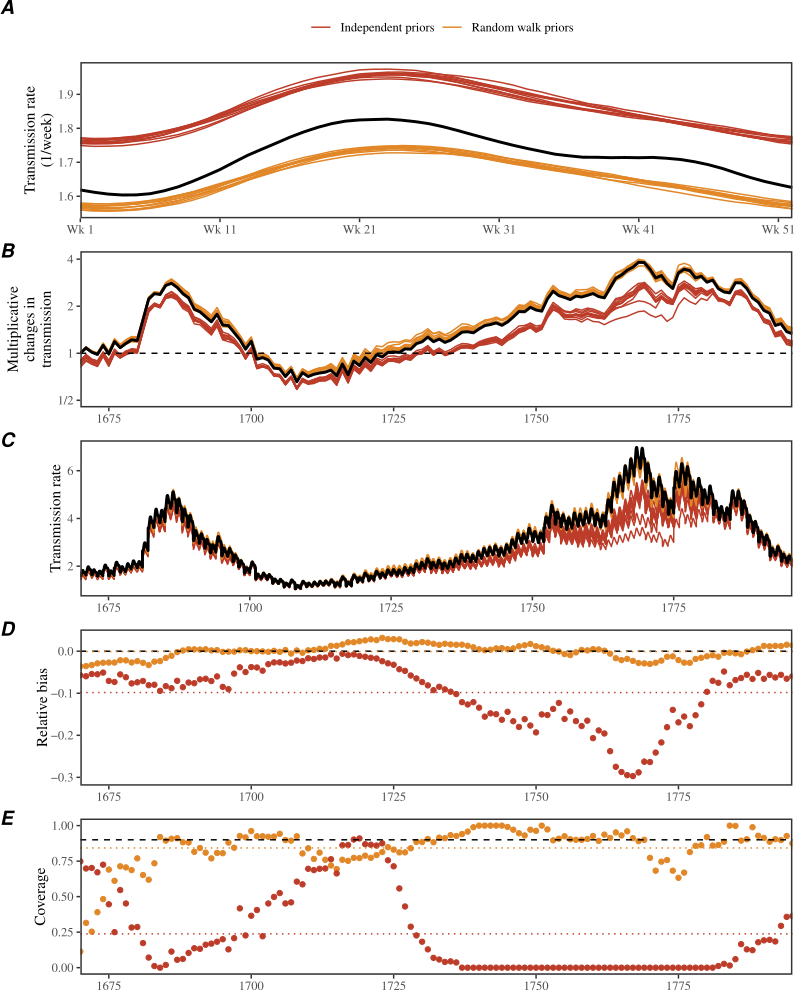

Reproduce this figure in R.
library(dplyr)
library(ggplot2); theme_set(theme_bw(base_family = "Times"))
library(egg)
library(cmdstanr)
library(gridExtra)
load("../simulate/simulate_rep.rda")
load("../stanfit_sir_perturb_demog_dd_rep/stanfit_sir_perturb_demog_dd_cmdstanr_rep1.rda")
load("../stanfit_sir_perturb_demog_dd_rep/stanfit_sir_perturb_demog_dd_cmdstanr_rep2.rda")
load("../stanfit_sir_perturb_demog_dd_rep/stanfit_sir_perturb_demog_dd_cmdstanr_rep3.rda")
load("../stanfit_sir_perturb_demog_dd_rep/stanfit_sir_perturb_demog_dd_cmdstanr_rep4.rda")
load("../stanfit_sir_perturb_demog_dd_rep/stanfit_sir_perturb_demog_dd_cmdstanr_rep5.rda")
load("../stanfit_sir_perturb_demog_dd_rep/stanfit_sir_perturb_demog_dd_cmdstanr_rep6.rda")
load("../stanfit_sir_perturb_demog_dd_rep/stanfit_sir_perturb_demog_dd_cmdstanr_rep7.rda")
load("../stanfit_sir_perturb_demog_dd_rep/stanfit_sir_perturb_demog_dd_cmdstanr_rep8.rda")
load("../stanfit_sir_perturb_demog_dd_rep/stanfit_sir_perturb_demog_dd_cmdstanr_rep9.rda")
load("../stanfit_sir_perturb_demog_dd_rep/stanfit_sir_perturb_demog_dd_cmdstanr_rep10.rda")

load("../stanfit_sir_perturb_demog_dd_norw_rep/stanfit_sir_perturb_demog_dd_norw_cmdstanr_rep1.rda")
load("../stanfit_sir_perturb_demog_dd_norw_rep/stanfit_sir_perturb_demog_dd_norw_cmdstanr_rep2.rda")
load("../stanfit_sir_perturb_demog_dd_norw_rep/stanfit_sir_perturb_demog_dd_norw_cmdstanr_rep3.rda")
load("../stanfit_sir_perturb_demog_dd_norw_rep/stanfit_sir_perturb_demog_dd_norw_cmdstanr_rep4.rda")
load("../stanfit_sir_perturb_demog_dd_norw_rep/stanfit_sir_perturb_demog_dd_norw_cmdstanr_rep5.rda")
load("../stanfit_sir_perturb_demog_dd_norw_rep/stanfit_sir_perturb_demog_dd_norw_cmdstanr_rep6.rda")
load("../stanfit_sir_perturb_demog_dd_norw_rep/stanfit_sir_perturb_demog_dd_norw_cmdstanr_rep7.rda")
load("../stanfit_sir_perturb_demog_dd_norw_rep/stanfit_sir_perturb_demog_dd_norw_cmdstanr_rep8.rda")
load("../stanfit_sir_perturb_demog_dd_norw_rep/stanfit_sir_perturb_demog_dd_norw_cmdstanr_rep9.rda")
load("../stanfit_sir_perturb_demog_dd_norw_rep/stanfit_sir_perturb_demog_dd_norw_cmdstanr_rep10.rda")

betaorig <- data.frame(
  week=1:52,
  true=exp(simulate_rep[[1]]$logbeta)
)

betadata <- lapply(1:10, function(x){
  dd <- get(paste0("summary_sir_perturb_demog_dd_cmdstanr_laplace_rep", x))
  
  data.frame(
    week=1:52,
    fit=x,
    est=exp(dd$median[grepl("logbeta\\[", dd$variable)]),
    lwr=exp(dd$q5[grepl("logbeta\\[", dd$variable)]),
    upr=exp(dd$q95[grepl("logbeta\\[", dd$variable)])
  )
}) %>%
  bind_rows

betadata_norw <- lapply(1:10, function(x){
  dd <- get(paste0("summary_sir_perturb_demog_dd_norw_cmdstanr_laplace_rep", x))
  
  data.frame(
    week=1:52,
    fit=x,
    est=exp(dd$median[grepl("logbeta\\[", dd$variable)]),
    lwr=exp(dd$q5[grepl("logbeta\\[", dd$variable)]),
    upr=exp(dd$q95[grepl("logbeta\\[", dd$variable)])
  )
}) %>%
  bind_rows

betadata_all <- bind_rows(
  betadata %>% mutate(group="Random walk priors"),
  betadata_norw %>% mutate(group="Independent priors")
)

g1 <- ggplot(betadata_all) +
  geom_line(aes(week, est, group=interaction(fit, group), col=group)) +
  geom_line(data=betaorig, aes(week, true), lwd=1) +
  scale_color_manual("", values=ggsci::pal_nejm()(5)[c(1,3)]) +
  scale_x_continuous("Week of year", expand=c(0, 0),
                     breaks=c(1, 11, 21, 31, 41, 51),
                     labels=c("Wk 1", "Wk 11", "Wk 21", "Wk 31", "Wk 41", "Wk 51")) +
  scale_y_continuous("Transmission rate\n(1/week)") +
  theme(
    panel.grid = element_blank(),
    panel.border = element_rect(linewidth=1),
    axis.title.x = element_blank(),
    legend.position = "top"
  )

epsilonorig <- data.frame(
  year=unique(simulate_rep[[1]][[1]]$year)+1669,
  true=exp(simulate_rep[[1]]$epsilon)
)

epsilondata <- lapply(1:10, function(x){
  dd <- get(paste0("summary_sir_perturb_demog_dd_cmdstanr_laplace_rep", x))
  
  data.frame(
    year=unique(simulate_rep[[1]][[1]]$year)+1669,
    fit=x,
    est=(dd$median[grepl("^epsilon\\[", dd$variable)]),
    lwr=(dd$q5[grepl("^epsilon\\[", dd$variable)]),
    upr=(dd$q95[grepl("^epsilon\\[", dd$variable)])
  )
}) %>%
  bind_rows

epsilondata_norw <- lapply(1:10, function(x){
  dd <- get(paste0("summary_sir_perturb_demog_dd_norw_cmdstanr_laplace_rep", x))
  
  data.frame(
    year=unique(simulate_rep[[1]][[1]]$year)+1669,
    fit=x,
    est=(dd$median[grepl("^epsilon\\[", dd$variable)]),
    lwr=(dd$q5[grepl("^epsilon\\[", dd$variable)]),
    upr=(dd$q95[grepl("^epsilon\\[", dd$variable)])
  )
}) %>%
  bind_rows

epsilondata_all <- bind_rows(
  epsilondata %>% mutate(group="Random walk priors"),
  epsilondata_norw %>% mutate(group="Independent priors")
)

g2 <- ggplot(epsilondata_all) +
  geom_line(aes(year, exp(est), group=interaction(fit, group), col=group)) +
  geom_line(data=epsilonorig, aes(year, true), lwd=1) +
  geom_hline(yintercept=1, lty=2) +
  scale_x_continuous("Year", expand=c(0, 0)) +
  scale_y_log10("Multiplicative\nchanges in\ntransmission",
                breaks=c(0.5, 1, 2, 4), limits=c(0.45, 4.5), expand=c(0, 0),
                labels=c("1/2", "1", "2", "4")) +
  scale_color_manual("", values=ggsci::pal_nejm()(5)[c(1,3)]) +
  theme(
    panel.grid = element_blank(),
    panel.border = element_rect(linewidth=1),
    axis.title.x = element_blank(),
    legend.position = "none"
  )

befforig <- data.frame(
  year=simulate_rep[[1]][[1]]$year+1669,
  week=simulate_rep[[1]][[1]]$week,
  true=c(sapply(exp(simulate_rep[[1]]$epsilon), function(x) {
    x*exp(simulate_rep[[1]]$logbeta)
  }))
)

beffdata <- lapply(1:10, function(x){
  dd <- get(paste0("summary_sir_perturb_demog_dd_cmdstanr_laplace_rep", x))
  
  data.frame(
    year=simulate_rep[[1]][[1]]$year+1669,
    week=simulate_rep[[1]][[1]]$week,
    fit=x,
    est=(dd$median[grepl("beta_eff\\[", dd$variable)]),
    lwr=(dd$q5[grepl("beta_eff\\[", dd$variable)]),
    upr=(dd$q95[grepl("beta_eff\\[", dd$variable)])
  )
}) %>%
  bind_rows

beffdata_norw <- lapply(1:10, function(x){
  dd <- get(paste0("summary_sir_perturb_demog_dd_norw_cmdstanr_laplace_rep", x))
  
  data.frame(
    year=simulate_rep[[1]][[1]]$year+1669,
    week=simulate_rep[[1]][[1]]$week,
    fit=x,
    est=(dd$median[grepl("beta_eff\\[", dd$variable)]),
    lwr=(dd$q5[grepl("beta_eff\\[", dd$variable)]),
    upr=(dd$q95[grepl("beta_eff\\[", dd$variable)])
  )
}) %>%
  bind_rows

beffdata_all <- bind_rows(
  beffdata %>% mutate(group="Random walk priors"),
  beffdata_norw %>% mutate(group="Independent priors")
)

g3 <- ggplot(beffdata_all) +
  geom_line(aes(year+week/52, est, group=interaction(fit, group), col=group)) +
  geom_line(data=befforig, aes(year+week/52, true), lwd=1) +
  scale_x_continuous("Year", expand=c(0, 0)) +
  scale_y_continuous("Transmission rate") +
  scale_color_manual("", values=ggsci::pal_nejm()(5)[c(1,3)]) +
  theme(
    panel.grid = element_blank(),
    panel.border = element_rect(linewidth=1),
    axis.title.x = element_blank(),
    legend.position = "none"
  )

coverdata <- merge(
  befforig,
  beffdata
) %>%
  mutate(
    bias = ((est)-true)/true,
    covered = (lwr) <= true & true <= (upr)
  ) %>%
  group_by(year) %>%
  summarize(
    bias_lwr=t.test(bias)[[4]][1],
    bias_upr=t.test(bias)[[4]][2],
    bias=mean(bias),
    coverage = mean(covered),
    n = n(),
    lwr = binom.test(sum(covered), n)[[4]][1],
    upr = binom.test(sum(covered), n)[[4]][2]
  )

coverdata_norw <- merge(
  befforig,
  beffdata_norw
) %>%
  mutate(
    bias = ((est)-true)/true,
    covered = (lwr) <= true & true <= (upr)
  ) %>%
  group_by(year) %>%
  summarize(
    bias_lwr=t.test(bias)[[4]][1],
    bias_upr=t.test(bias)[[4]][2],
    bias=mean(bias),
    coverage = mean(covered),
    n = n(),
    lwr = binom.test(sum(covered), n)[[4]][1],
    upr = binom.test(sum(covered), n)[[4]][2]
  )

coverdata_all <- bind_rows(
  coverdata %>% mutate(group="Random walk priors"),
  coverdata_norw %>% mutate(group="Independent priors")
)

g4 <- ggplot(coverdata_all) +
  geom_point(aes(year, bias, col=group)) +
  geom_errorbar(aes(year, ymin=bias_lwr, ymax=bias_upr, col=group), width=0) +
  geom_hline(yintercept=0, lty=2) +
  geom_hline(yintercept=mean(coverdata$bias), lty=3, col=ggsci::pal_nejm()(3)[3]) +
  geom_hline(yintercept=mean(coverdata_norw$bias), lty=3, col=ggsci::pal_nejm()(3)[1]) +
  scale_x_continuous("Year", expand=c(0, 0)) +
  scale_y_continuous("Relative bias") +
  scale_color_manual("", values=ggsci::pal_nejm()(5)[c(1,3)]) +
  scale_fill_manual("", values=ggsci::pal_nejm()(5)[c(1,3)]) +
  theme(
    panel.grid = element_blank(),
    panel.border = element_rect(linewidth=1),
    axis.title.x = element_blank(),
    legend.position = "none"
  )

g5 <- ggplot(coverdata_all) +
  geom_point(aes(year, coverage, col=group)) +
  geom_hline(yintercept=0.9, col="black", lty=2) +
  geom_hline(yintercept=mean(coverdata$coverage), lty=3, col=ggsci::pal_nejm()(3)[3]) +
  geom_hline(yintercept=mean(coverdata_norw$coverage), lty=3, col=ggsci::pal_nejm()(3)[1]) +
  scale_x_continuous("Year", expand=c(0, 0)) +
  scale_y_continuous("Coverage") +
  scale_color_manual("", values=ggsci::pal_nejm()(5)[c(1,3)]) +
  scale_fill_manual("", values=ggsci::pal_nejm()(5)[c(1,3)]) +
  theme(
    panel.grid = element_blank(),
    panel.border = element_rect(linewidth=1),
    axis.title.x = element_blank(),
    legend.position = "none"
  )

gcomb <- ggarrange(g1, g2, g3, g4, g5, ncol=1, labels=c("A", "B", "C", "D", "E"))

ggsave("figure_stanfit_rep-v3.pdf", gcomb, width=8, height=10)
